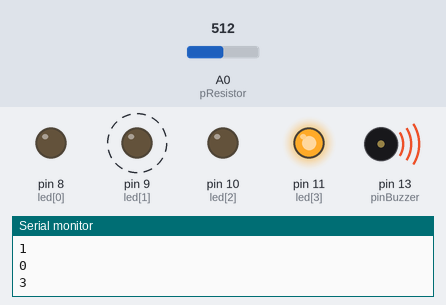
Bench run of a sketch on a simulated Arduino Uno, built with avr-gcc and run on an emulated ATmega328P. On the bench: output pins drawn as LEDs (lit = HIGH), buzzer (waves = sounding), the last lines printed to the serial monitor. Dashed ring = blinking. The test bench sets the inputs (shaded band); at power-on: A0 (pResistor) = 512. Random numbers use the default seed unless the sketch sets one.

Above: at 0.77 s.
1.3 s: A0 (pResistor) set to 122
At 1.45 s:
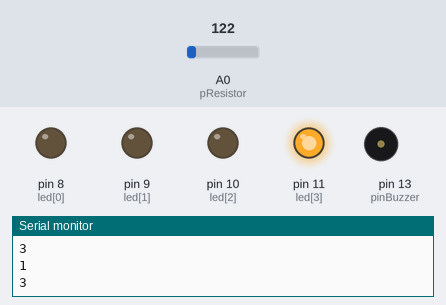
4.3 s: A0 (pResistor) set to 0
At 4.95 s:
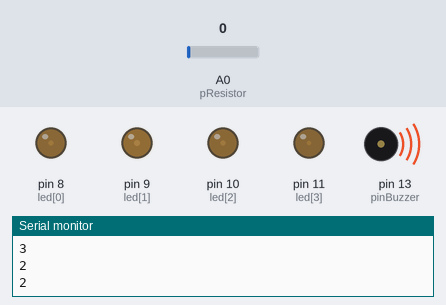
7.3 s: A0 (pResistor) set to 306
At 8.95 s:
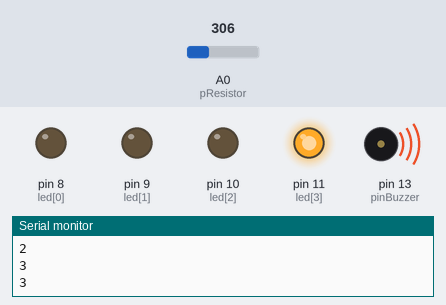
10.3 s: A0 (pResistor) set to 511
13.3 s: A0 (pResistor) set to 1023
Timing chart, 0 to 17.3 s (numbered marks = the images above; inputs shaded):
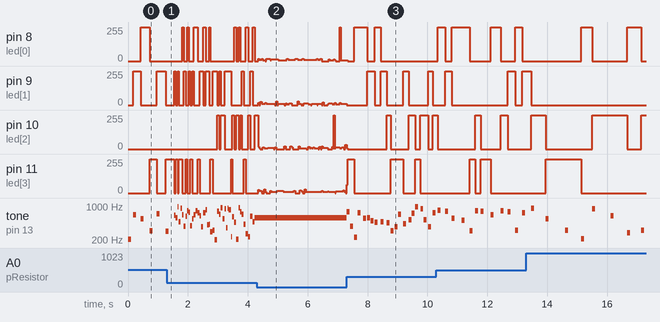

The sketch:

RandomNote.ino
```cpp
#define pinBuzzer 13
#define pResistor A0
#define NUMLED 4
int led[NUMLED] = {8,9,10,11};
float pResistorValue;

void setup() {
  // put your setup code here, to run once:
  pinMode(pinBuzzer,OUTPUT);
  pinMode(pResistor,INPUT);

  for(int i = 0; i <=NUMLED; i++) {
    pinMode(led[i],OUTPUT);
  }

  Serial.begin(9600);
}

void loop() {
    pResistorValue = analogRead(pResistor);
    //Serial.println(pResistorValue);

    /*
  if(pResistorValue < 500) {
    play();
  } else {
    ledsOff();
  }
  */
  play();
}

void ledOn(int lednum) {
    ledsOff();
    Serial.println(lednum);
    digitalWrite(led[lednum],HIGH);
}

void play() {
  int nota = random(200,1000);
  //int nota = random((1000 - pResistorValue) / 3,1000);
  tone(pinBuzzer,nota,100);
  delay(random(pResistorValue/3,pResistorValue/1.5));
  ledOn(random(0,NUMLED));
}

void ledsOff() {
   for(int i = 0; i <=NUMLED; i++) {
    digitalWrite(led[i],LOW);
  }
}
```

Measured:
- by itself, pin 8 (led[0]): alternates 255/255 for 0.41 s and 0/255 for 1.2 s
- by itself, tone on pin 13 (pinBuzzer): plays 894 Hz for 0.10 s, 543 Hz for 0.10 s, 321 Hz for 0.10 s, 212 Hz for 0.10 s, 883 Hz for 0.10 s, 634 Hz for 0.10 s … (8 notes in this stretch)
